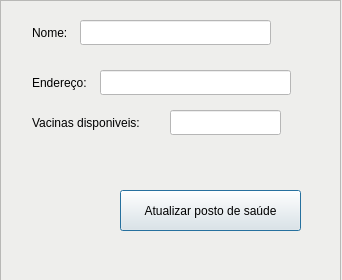
<?xml version="1.0" encoding="UTF-8"?>
<ui version="4.0">
 <class>UpdatePostWindow</class>
 <widget class="QMainWindow" name="UpdatePostWindow">
  <property name="geometry">
   <rect>
    <x>0</x>
    <y>0</y>
    <width>342</width>
    <height>280</height>
   </rect>
  </property>
  <property name="windowTitle">
   <string>Atualizar Posto</string>
  </property>
  <widget class="QWidget" name="centralwidget">
   <widget class="QFrame" name="frame">
    <property name="geometry">
     <rect>
      <x>0</x>
      <y>0</y>
      <width>341</width>
      <height>281</height>
     </rect>
    </property>
    <property name="styleSheet">
     <string notr="true">background-color: rgb(238, 238, 236);</string>
    </property>
    <property name="frameShape">
     <enum>QFrame::StyledPanel</enum>
    </property>
    <property name="frameShadow">
     <enum>QFrame::Raised</enum>
    </property>
    <widget class="QLineEdit" name="adressTag">
     <property name="geometry">
      <rect>
       <x>30</x>
       <y>70</y>
       <width>71</width>
       <height>25</height>
      </rect>
     </property>
     <property name="text">
      <string>Endereço:</string>
     </property>
     <property name="frame">
      <bool>false</bool>
     </property>
     <property name="readOnly">
      <bool>true</bool>
     </property>
    </widget>
    <widget class="QLineEdit" name="nameTag">
     <property name="geometry">
      <rect>
       <x>30</x>
       <y>20</y>
       <width>51</width>
       <height>25</height>
      </rect>
     </property>
     <property name="text">
      <string>Nome:</string>
     </property>
     <property name="frame">
      <bool>false</bool>
     </property>
     <property name="readOnly">
      <bool>true</bool>
     </property>
    </widget>
    <widget class="QLineEdit" name="adressLineEdit">
     <property name="geometry">
      <rect>
       <x>100</x>
       <y>70</y>
       <width>191</width>
       <height>25</height>
      </rect>
     </property>
     <property name="styleSheet">
      <string notr="true">background-color: rgb(255, 255, 255);</string>
     </property>
    </widget>
    <widget class="QLineEdit" name="nameLineEdit">
     <property name="geometry">
      <rect>
       <x>80</x>
       <y>20</y>
       <width>191</width>
       <height>25</height>
      </rect>
     </property>
     <property name="styleSheet">
      <string notr="true">background-color: rgb(255, 255, 255);</string>
     </property>
    </widget>
    <widget class="QPushButton" name="updatePostButton">
     <property name="geometry">
      <rect>
       <x>120</x>
       <y>190</y>
       <width>181</width>
       <height>41</height>
      </rect>
     </property>
     <property name="text">
      <string>Atualizar posto de saúde</string>
     </property>
     <property name="default">
      <bool>true</bool>
     </property>
    </widget>
    <widget class="QLineEdit" name="adressTag_2">
     <property name="geometry">
      <rect>
       <x>30</x>
       <y>110</y>
       <width>141</width>
       <height>25</height>
      </rect>
     </property>
     <property name="text">
      <string>Vacinas disponiveis:</string>
     </property>
     <property name="frame">
      <bool>false</bool>
     </property>
     <property name="readOnly">
      <bool>true</bool>
     </property>
    </widget>
    <widget class="QLineEdit" name="availableVaccinesLineEdit">
     <property name="geometry">
      <rect>
       <x>170</x>
       <y>110</y>
       <width>111</width>
       <height>25</height>
      </rect>
     </property>
     <property name="styleSheet">
      <string notr="true">background-color: rgb(255, 255, 255);</string>
     </property>
    </widget>
   </widget>
  </widget>
 </widget>
 <resources/>
 <connections/>
</ui>
